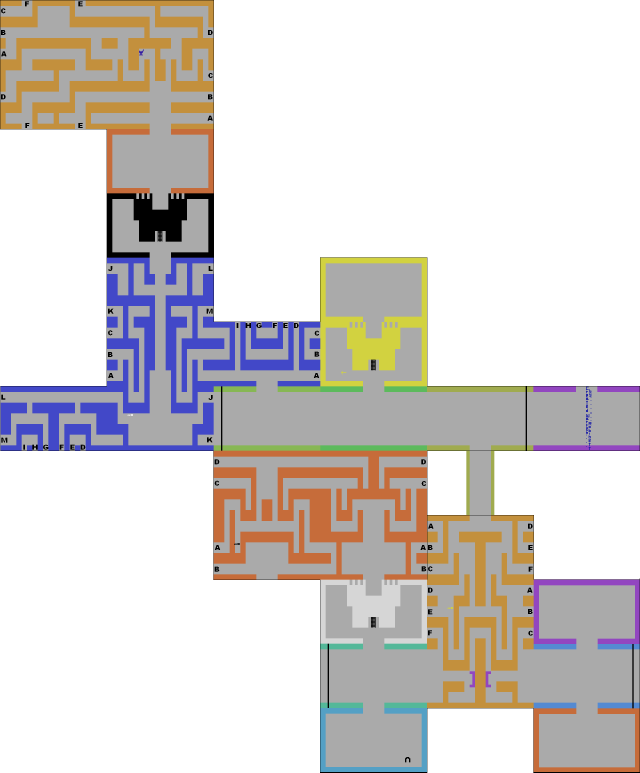
#> input picture assets/map.png, 1920 x 2317 px (shown at 1/3 size)
$ python -i map_manager.py   (imports and definitions only)
#> lines starting #> are read from the running program, lines starting #| are printed output that depends on the picture
import pygame
from PIL import Image
from settings import ROOM_WIDTH, ROOM_HEIGHT, SCREEN_WIDTH, SCREEN_HEIGHT

class MapManager:
    def __init__(self, map_path):
#> called with map_path = 'assets/map.png'
        self.map_image = Image.open(map_path).convert("RGB")
#> self.map_image is the input picture: PIL image 1920x2317 RGB; mean R, G, B 215.3, 210.9, 208.7
        self.map_width, self.map_height = self.map_image.size
#> self.map_width = 1920; self.map_height = 2317
        self.cols = self.map_width // ROOM_WIDTH
#> self.cols = 6
        self.rows = self.map_height // ROOM_HEIGHT
#> self.rows = 12
        self.current_room = (0, 0)

        # Spawn position
        self.spawn_room = (3, 6)
        self.spawn_pos = (SCREEN_WIDTH // 2, SCREEN_HEIGHT // 2)


        # Keys inventory (color: has_key)
        self.keys = {
            'black': False,
            'white': False,
            'yellow': False
        }

        self.key_colors = {
            'black': (51, 26, 163),    # #331aa3
            'yellow': (210, 210, 64),  # #d2d240
            'white': (236, 236, 236)   # #ececec
        }

        # Precompute wall masks and special room info for each room
        self.rooms_masks = []
        self.rooms_special = []  # Store special room type

        for row in range(self.rows):
            row_masks = []
            row_special = []
            for col in range(self.cols):
                room_box = (
                    col * ROOM_WIDTH,
                    row * ROOM_HEIGHT,
                    (col + 1) * ROOM_WIDTH,
                    (row + 1) * ROOM_HEIGHT
                )
                room_image = self.map_image.crop(room_box)

                # Detect special room type
                special_type = self.detect_special_room(room_image)
                row_special.append(special_type)

                # Create appropriate mask
                if special_type:
                    mask = self.create_special_room_mask(room_image, special_type)
                else:
                    mask = self.create_wall_mask(room_image)

                row_masks.append(mask)

            self.rooms_masks.append(row_masks)
            self.rooms_special.append(row_special)
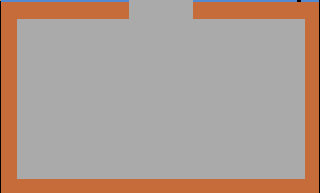
#> room_image: PIL image 320x193 RGB; mean R, G, B 174.4, 155, 144.6
#> after the loop, self.rooms_masks = 12 items; self.rooms_special = 12 items

    def detect_special_room(self, room_image):
        """Detect if room is a special key room by checking dominant non-grey color (for the "castle" rooms)"""
        pixels = room_image.load()
        color_counts = {'black': 0, 'white': 0, 'yellow': 0}

        # Sample center area to determine room type
        center_x = room_image.width // 2
        center_y = room_image.height // 2
        sample_size = 20

        for y in range(max(0, center_y - sample_size), min(room_image.height, center_y + sample_size)):
            for x in range(max(0, center_x - sample_size), min(room_image.width, center_x + sample_size)):
                r, g, b = pixels[x, y]

                # Skip grey pixels
                if 165 <= r <= 175 and 165 <= g <= 175 and 165 <= b <= 175:
                    continue

                # Detect black (very dark)
                if r < 30 and g < 30 and b < 30:
                    color_counts['black'] += 1
                # Detect white (very bright)
                elif 205 <= r <= 225 and 205 <= g <= 225 and 205 <= b <= 225:
                    color_counts['white'] += 1
                # Detect yellow
                elif r > 200 and g > 200 and b < 100:
                    color_counts['yellow'] += 1

        # Return the dominant special color if any
        max_color = max(color_counts, key=color_counts.get)
        if color_counts[max_color] > 50:  # Threshold to confirm special room
            return max_color
        return None

    def create_special_room_mask(self, room_image, room_type):
        """Create mask for special rooms - blocks center if key not found"""
        room_surface = pygame.Surface(room_image.size)
        pixels = room_image.load()

        # Define the center passage area (vertical corridor in middle)
        center_left = room_image.width // 2 - 30
        center_right = room_image.width // 2 + 30

        for y in range(room_image.height):
            for x in range(room_image.width):
                r, g, b = pixels[x, y]

                # Grey pixels are always walkable
                if 165 <= r <= 175 and 165 <= g <= 175 and 165 <= b <= 175:
                    room_surface.set_at((x, y), (128, 128, 128))
                # Check if pixel is in center passage
                elif center_left <= x <= center_right:
                    # Center passage - color it differently to handle dynamically
                    room_surface.set_at((x, y), (64, 64, 64))  # Dark grey for locked passage
                else:
                    # Side walls - always solid
                    room_surface.set_at((x, y), (0, 0, 0))

        mask = pygame.mask.from_threshold(room_surface, (0, 0, 0), (1,1,1,255))
        return mask

    def create_wall_mask(self, room_image):
        """
        Normal rooms:
        - Grey floor (#aaaaaa) = walkable
        - Black background = walkable
        - Any other color = wall
        """
        room_surface = pygame.Surface(room_image.size)
        pixels = room_image.load()

        for y in range(room_image.height):
            for x in range(room_image.width):
                r, g, b = pixels[x, y]

                is_grey = (
                    165 <= r <= 175 and
                    165 <= g <= 175 and
                    165 <= b <= 175
                )

                is_black = (r < 30 and g < 30 and b < 30)
                is_white = (r > 230 and g > 230 and b > 230)
                is_yellow = (r > 200 and g > 200 and b < 120)

                if is_grey or is_black or is_white or is_yellow:
                    # Walkable (floor, void, letters -> if cheat enabled)
                    room_surface.set_at((x, y), (128, 128, 128))
                else:
                    # Wall
                    room_surface.set_at((x, y), (0, 0, 0))

        return pygame.mask.from_threshold(
            room_surface, (0, 0, 0), (1, 1, 1, 255)
        )


    # [49 lines left out: function check_collision, not called in this run]

    def get_room_surface(self):
        col, row = self.current_room
        room_box = (
            col * ROOM_WIDTH,
            row * ROOM_HEIGHT,
            (col + 1) * ROOM_WIDTH,
            (row + 1) * ROOM_HEIGHT
        )
        room_image = self.map_image.crop(room_box)
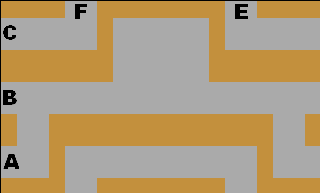
#> room_image: PIL image 320x193 RGB; mean R, G, B 177.1, 156, 121.8
        surface = pygame.Surface((SCREEN_WIDTH, SCREEN_HEIGHT))
        pygame_image = pygame.image.fromstring(
            room_image.tobytes(), room_image.size, room_image.mode
        )
        surface.blit(pygame_image, (0,0))
        return surface

    # [16 lines left out: functions move_room, add_key, not called in this run]

    def has_key(self, color):
        """Check if player has a specific key"""
        return self.keys.get(color, False)

    # [41 lines left out: functions is_special_room, check_keys_at_player, not called in this run]


>>> result = MapManager('assets/map.png').get_room_surface()
